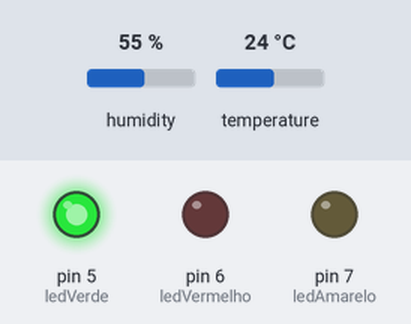
A sketch run on a simulated Arduino Uno, built with avr-gcc and run on an emulated ATmega328P. Shown: output pins drawn as LEDs (lit = HIGH). The inputs (shaded band) are chosen by the test bench; at power-on: temperature 24 °C, humidity 55 %. What the sketch prints to the serial monitor is not drawn.

Above: at 4.8 s.
4.9 s: temperature set to 27 °C
At 6.5 s:
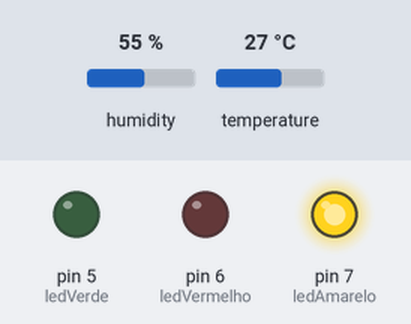
7.9 s: temperature set to 29 °C
10.9 s: temperature set to 32 °C
At 12.5 s:
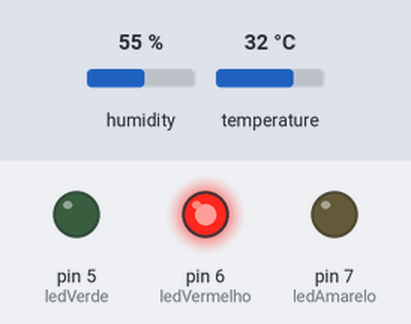
13.9 s: temperature set to 12 °C
At 14.9 s:
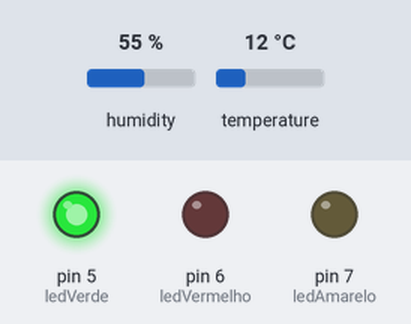
16.9 s: temperature set to 28 °C
At 18.5 s:
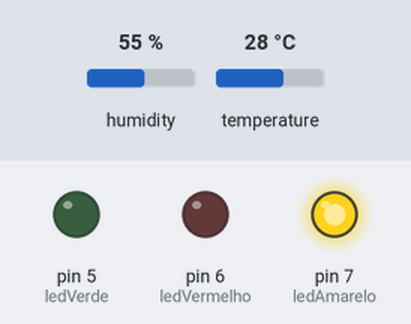
Timing chart, 0 to 20.0 s (numbered marks = the images above; inputs shaded):
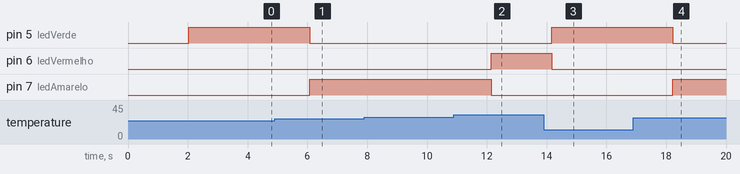

Measured:
- the behaviour switches between 25 and 26 °C on temperature (found by bisection; images 0 and 1)
- the behaviour switches between 30 and 31 °C on temperature (found by bisection; images 1 and 2)
- after the input at 4.9 s, pin 5 (ledVerde): HIGH → LOW after 1.2 s; pin 7 (ledAmarelo): LOW → HIGH after 1.2 s
- after the input at 7.9 s, every drawn part: stays the same
- after the input at 10.9 s, pin 6 (ledVermelho): LOW → HIGH after 1.2 s; pin 7 (ledAmarelo): HIGH → LOW after 1.2 s
- after the input at 13.9 s, pin 5 (ledVerde): LOW → HIGH after 0.27 s; pin 6 (ledVermelho): HIGH → LOW after 0.27 s
- after the input at 16.9 s, pin 5 (ledVerde): HIGH → LOW after 1.3 s; pin 7 (ledAmarelo): LOW → HIGH after 1.3 s

The sketch:

IOT_DHT-led.ino
```cpp
#include "DHT.h"
#define DHTPIN 2     // Digital pin connected to the DHT sensor
#define DHTTYPE DHT11
DHT dht(DHTPIN, DHTTYPE);
const int ledVerde = 5;
const int ledVermelho = 6;
const int ledAmarelo = 7;

void setup() {
  Serial.begin(9600);
  Serial.println(F("DHTxx test!"));
  pinMode(ledVerde, OUTPUT);
  pinMode(ledVermelho, OUTPUT);
  pinMode(ledAmarelo, OUTPUT);
  dht.begin();
}

void loop() {
  delay(2000);
  float t = dht.readTemperature();

  if (isnan(t)) {
    Serial.println(F("Failed to read from DHT sensor!"));
    return; }

  if (t <= 25){
    digitalWrite(ledVerde, HIGH);
    digitalWrite(ledAmarelo, LOW);
    digitalWrite(ledVermelho, LOW);
  }
  else if (t > 25 && t <= 30){
    digitalWrite(ledAmarelo, HIGH);
    digitalWrite(ledVerde, LOW);
    digitalWrite(ledVermelho, LOW);
  }
  else if (t > 30){
    digitalWrite(ledVermelho, HIGH);
    digitalWrite(ledVerde, LOW);
    digitalWrite(ledAmarelo, LOW);
  }

  Serial.println(F("%  Temperature: "));
  Serial.print(t);
  Serial.print(F("°C "));
}
```
